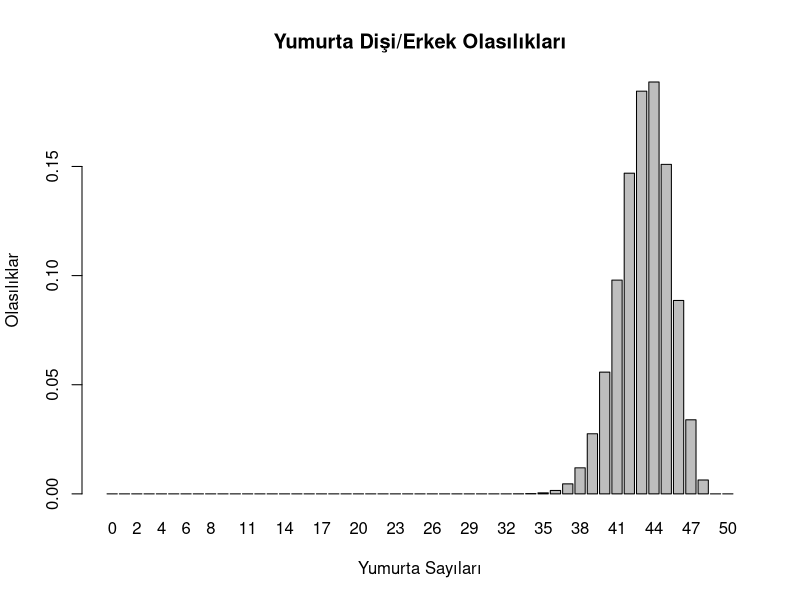

The R script that drew this image:
# Olasılık hesaplamaları

# Bir uygulamanın tavuklarda yumurtlama sonrasında eşey oranını etkisini araştırıyoruz. 
# 48 yumurtanın açılması sonucu, dişi : erkek sayıları.

# Bunun için binom fonksiyonları kullanılabilir
# İlk olarak 23:25 olasılıklarını düşünelim
# q = 48 yumurtanın içinden açılanların dişi ya da erkek olması
# size toplam açılan yumurta sayısı

pbinom(q = 17,size = 48,prob = 0.5,lower.tail = TRUE) 

dbinom(x = 17,prob = 0.5,size = 48)

egg_probs <- data.frame()

for(i in 0:50){
        Prob = data.frame("Prob"= dbinom(x = i,prob = 0.9,size = 48),"Eggs" = i)
        egg_probs <- rbind(egg_probs,Prob)
        
}

barplot(height = egg_probs$Prob,main = "Yumurta Dişi/Erkek Olasılıkları",
        ylab = "Olasılıklar",xlab="Yumurta Sayıları",names = egg_probs$Eggs,
        col = ifelse(egg_probs$Eggs <= 17,'red','grey'))


pbinom(q = 23,size = 48,prob = 0.5,lower.tail = TRUE)

# Yukarıdaki q değerini değiştirerek istediğiniz sayıdaki
# erkek oranına bakabilirsiniz


